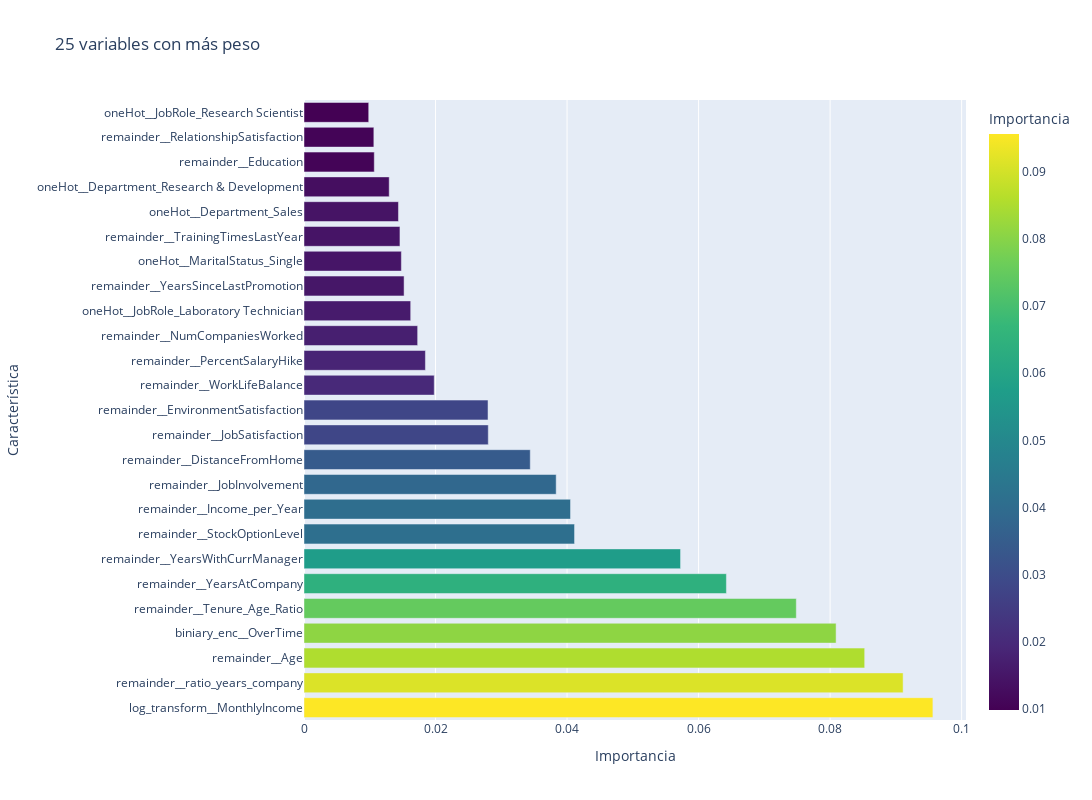

The notebook cell saved with this chart:
### Markdown cell above
El modelo ha conseguido un AUC de 0.74, un resultado aceptable. Esto se traduce en que hay un 75% de posibilidades de que, escogiendo aleatoriamente a un trabajador de la clase 0 y a otro de la clase 1, el modelo le asigne una mayor probabilidad de salida al segundo. Al principio, la curva tiene una subida muy pronunciada. Esto quiere decir que, las primeras bajas las detecta perfectamente. A partir de 0.2 en la tasa de falsos positivos, es donde ya empieza a tener más problemas, y clasifica verdaderos positivos cuando realmente no lo son, por eso la curva pasa a ir horizontalmente hacia la derecha.

### Code cell
feature_names = rf_optimizado.named_steps['preprocessing'].get_feature_names_out()

fi = get_feature_importances(rf_model, feature_names)
gr = show_feature_importances(fi)
gr

### Figure 1 — Plotly figure (JSON) as saved in the notebook; plotly's stock layout.template omitted (floating-point values rounded to 4 significant figures)
{"data": [{"hovertemplate": "Importancia=%{marker.color}<br>Característica=%{y}<extra></extra>", "legendgroup": "", "marker": {"color": [0.09563, 0.0911, 0.08526, 0.08091, 0.07486, 0.06423, 0.05726, 0.04114, 0.04053, 0.03835, 0.0344, 0.02802, 0.02798, 0.0198, 0.01846, 0.01728, 0.01622, 0.01522, 0.01481, 0.01459, 0.01436, 0.01296, 0.01069, 0.01062, 0.009841], "coloraxis": "coloraxis", "pattern": {"shape": ""}}, "name": "", "orientation": "h", "showlegend": false, "textposition": "auto", "type": "bar", "x": [0.09563, 0.0911, 0.08526, 0.08091, 0.07486, 0.06423, 0.05726, 0.04114, 0.04053, 0.03835, 0.0344, 0.02802, 0.02798, 0.0198, 0.01846, 0.01728, 0.01622, 0.01522, 0.01481, 0.01459, 0.01436, 0.01296, 0.01069, 0.01062, 0.009841], "xaxis": "x", "y": ["log_transform__MonthlyIncome", "remainder__ratio_years_company", "remainder__Age", "biniary_enc__OverTime", "remainder__Tenure_Age_Ratio", "remainder__YearsAtCompany", "remainder__YearsWithCurrManager", "remainder__StockOptionLevel", "remainder__Income_per_Year", "remainder__JobInvolvement", "remainder__DistanceFromHome", "remainder__JobSatisfaction", "remainder__EnvironmentSatisfaction", "remainder__WorkLifeBalance", "remainder__PercentSalaryHike", "remainder__NumCompaniesWorked", "oneHot__JobRole_Laboratory Technician", "remainder__YearsSinceLastPromotion", "oneHot__MaritalStatus_Single", "remainder__TrainingTimesLastYear", "oneHot__Department_Sales", "oneHot__Department_Research & Development", "remainder__Education", "remainder__RelationshipSatisfaction", "oneHot__JobRole_Research Scientist"], "yaxis": "y"}], "layout": {"barmode": "relative", "coloraxis": {"colorbar": {"title": {"text": "Importancia"}}, "colorscale": [[0, "#440154"], [0.1111, "#482878"], [0.2222, "#3e4989"], [0.3333, "#31688e"], [0.4444, "#26828e"], [0.5556, "#1f9e89"], [0.6667, "#35b779"], [0.7778, "#6ece58"], [0.8889, "#b5de2b"], [1, "#fde725"]]}, "height": 800, "legend": {"tracegroupgap": 0}, "title": {"text": "25 variables con más peso"}, "width": 1200, "xaxis": {"anchor": "y", "domain": [0, 1], "title": {"text": "Importancia"}}, "yaxis": {"anchor": "x", "domain": [0, 1], "title": {"text": "Característica"}}}}
